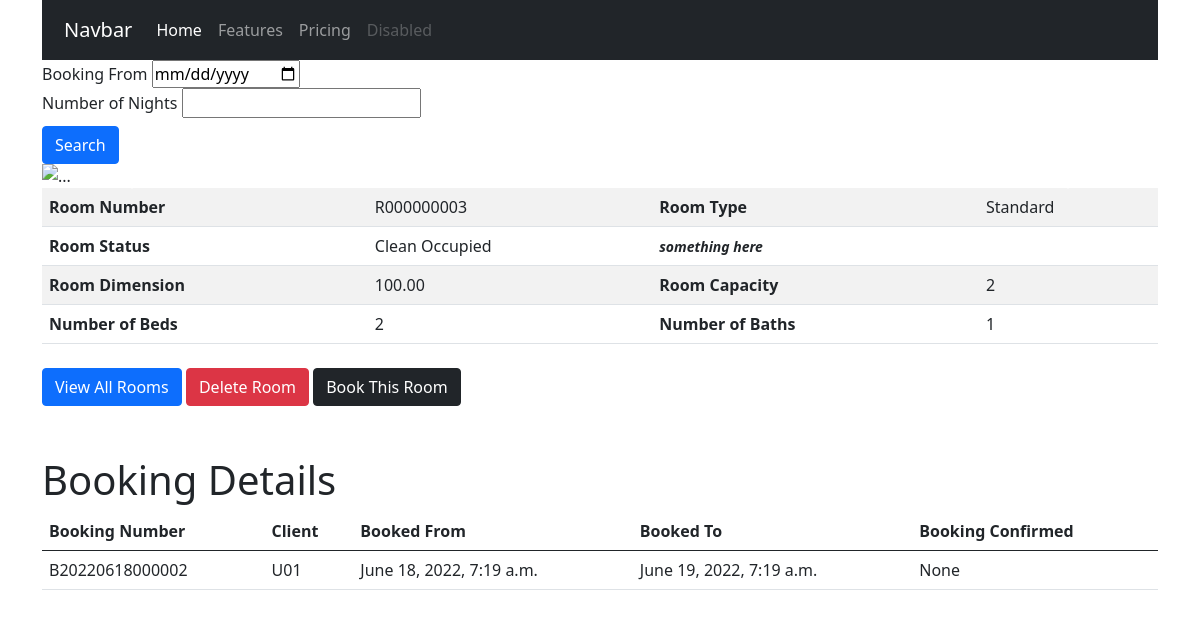
/rooms/r000000003/, run on the app's committed database.
### hotel/models.py (models this page shows, shortened)
class Room(models.Model):
    id = models.UUIDField(primary_key=True, default=uuid.uuid4, editable=False)
    roomstatus = models.CharField(_("Room Status"), max_length=2, choices=ROOMSTATUS, default='dv')
    roomnumber = models.CharField(_("Room Number"), max_length=50, default=generateRoomNumber, db_index=True, unique=True)
    roomnumber_url = models.SlugField(_("Room Number URL"), null=True)
    roomtype = models.ForeignKey(RoomType, on_delete=models.CASCADE, limit_choices_to={'roomtype_active': True}, related_name='rooms')
    roomcapacity = models.PositiveIntegerField(_("Room Capacity")) #todo: set max value for room capacity
    roombed = models.PositiveIntegerField(_("Number of Beds"))
    roombath = models.PositiveIntegerField(_("Number of Bath"))
    roomdimension = models.DecimalField(_("Dimension (in Square Feet)"), max_digits=5, decimal_places=2)
    roomextras = models.ManyToManyField(RoomExtra, verbose_name=_("List of Extra Items"))
    created_at = models.DateTimeField(_("Created At"), auto_now_add=True)
    last_updated = models.DateTimeField(_("Updated At"), auto_now=True)
    is_available = models.BooleanField(_("Room Available"), default=True)
    roomdate = models.DateTimeField(_("Empty Date Field"), blank=True, null=True)
    class Meta:
        verbose_name = _("Room")
        verbose_name_plural = _("Rooms")

class RoomType(models.Model):
    id = models.UUIDField(primary_key=True, default=uuid.uuid4, editable=False)
    roomtype_name = models.CharField(_("Name"), max_length=50)
    roomtype_cost = models.DecimalField(_("Cost of Room/Night"), max_digits=5, decimal_places=2)
    roomtype_cost1 = models.DecimalField(_("Cost of Room/Night 1"), max_digits=5, decimal_places=2, blank=True, null=True)
    roomtype_info = models.CharField(_("RoomType Info 1"), max_length=50, blank=True, null=True)
    roomtype_active = models.BooleanField(_("Is Active?"), default=True)
    class Meta:
        verbose_name = _("RoomType")
        verbose_name_plural = _("RoomTypes")
    def __str__(self):
        return self.roomtype_name

### reservation/models.py (models this page shows, shortened)
class Booking(models.Model):
    bookingnumber = models.CharField(_("Booking Number"), max_length=120, default=generateBookingNumber)
    bookingby = models.ForeignKey(User, verbose_name=_("Client"), on_delete=models.CASCADE, default=get_user_model())
    bookingroom = models.ForeignKey(Room, verbose_name=_("Room"), on_delete=models.CASCADE)
    bookingstatus = models.CharField(_("Status"), max_length=50, choices=BOOKINGSTATUS, default='Unattended')
    bookingfrom = models.DateTimeField(_("From"), default=timezone.now, validators=[validate_bookingfrom])
    bookingnights = models.PositiveIntegerField(_("Number of Nights"), default=1)
    bookingto = models.DateTimeField(_("To"), blank=True)
    bookingconfirm = models.BooleanField(_("Booking Confirmed"), null=True, blank=True)
    created_at = models.DateTimeField(_("Created At"), auto_now_add=True)
    updated_at = models.DateTimeField(_("Updated At"), auto_now=True)
    bookingcontent = models.TextField(_("Comment"), blank=True, null=True, help_text='Add any extra Information here')
    class Meta:
        verbose_name = 'Booking'
        verbose_name_plural = 'Bookings'
        ordering = ['-bookingfrom', 'bookingconfirm']

### hotel/views.py (the view)
# urls.py: path('<slug>/', RoomDetailView.as_view(), name='room_detail'),
class RoomDetailView(generic.DetailView):
    model = Room
    slug_field = 'roomnumber_url'
    context_object_name = 'room'
    template_name = 'rooms/roomdetail.html'
    def get_context_data(self, **kwargs):
        context = super(RoomDetailView, self).get_context_data(**kwargs)
        room = self.get_object()
        bookings = room.booking_set.all()
        if bookings:
            context['bookings'] = bookings
            return context
        return context

### templates/rooms/roomdetail.html (shortened to what this page needs)
{% extends 'base.html' %}
{% block content %}
    <div id="carouselExampleControls" class="carousel slide" data-bs-ride="carousel">
        <div class="carousel-inner">
        <div class="carousel-item active">
            <img src="..." class="d-block w-100" alt="...">
        </div>
        </div>
        <button class="carousel-control-prev" type="button" data-bs-target="#carouselExampleControls" data-bs-slide="prev">
        <span class="carousel-control-prev-icon" aria-hidden="true"></span>
        </button>
        <button class="carousel-control-next" type="button" data-bs-target="#carouselExampleControls" data-bs-slide="next">
        <span class="carousel-control-next-icon" aria-hidden="true"></span>
        </button>
    </div>
    <div class="room-items">
        <table class="table table-striped">
            <tbody>
              <tr>
                <th scope="row">Room Number</th>
                <td>{{ room.roomnumber }}</td>
                <th scope="row">Room Type</th>
                <td>{{ room.roomtype }}</td>
              </tr>
              <tr>
                <th scope="row">Room Status</th>
                <td>{{ room.get_roomstatus_display }}</td>
                <th scope="row"><i><small>something here</small></i></th>
                <td>
                </td>
              </tr>
              <tr>
                <th scope="row">Room Dimension</th>
                <td>{{ room.roomdimension }}</td>
                <th scope="row">Room Capacity</th>
                <td>{{ room.roomcapacity }}</td>
              </tr>
              <tr>
                <th scope="row">Number of Beds</th>
                <td>{{ room.roombed }}</td>
                <th scope="row">Number of Baths</th>
                <td>{{ room.roombath }}</td>
              </tr>
            </tbody>
        </table>
    </div>
    <div class="room-list">
        <a href="{% url 'room_list' %}"><button class="btn btn-primary">View All Rooms</button></a>
        <a href="{% url 'room_delete' room.roomnumber_url %}"><button class="btn btn-danger">Delete Room</button></a>
        <a href="{% url 'booking_create' room.roomnumber_url %}"><button class="btn btn-dark">Book This Room</button></a>
    </div>
    {% if bookings is not None %}
      <div class="bookingstable">
        <div class="bookingtitle">
          <h1>Booking Details</h1>
        </div>
        <table class="table">
          <thead>
            <tr>
              <th>Booking Number</th>
              <th>Client</th>
              <th>Booked From</th>
              <th>Booked To</th>
              <th>Booking Confirmed</th>
            </tr>
          </thead>
          <tbody>
            {% for booking in bookings %}
              <tr>
                <td>{{ booking.bookingnumber }}</td>
                <td>{{ booking.bookingby }}</td>
                <td>{{ booking.bookingfrom }}</td>
                <td>{{ booking.bookingto }}</td>
                <td>{{ booking.bookingconfirm }}</td>
              </tr>
            {% endfor %}
          </tbody>
        </table>
      </div>
    {% endif %}
{% endblock content %}

### static/styles/main.css (style rules this page uses)
.btn { margin-top: 8px; }
.table>:not(caption)>*>* { padding: 7px 7px; }
table { width: 70px; }
.bookingstable { margin-top: 50px; }

### data on the page
Room: roomnumber "R000000003", roomtype "Standard", roomstatus "Clean Occupied", roomdimension "100.00", roomcapacity "2", roombed "2", roombath "1"
Booking: bookingnumber "B20220618000002", bookingby "U01", bookingfrom "June 18, 2022, 7:19 a.m.", bookingto "June 19, 2022, 7:19 a.m.", bookingconfirm "None"
